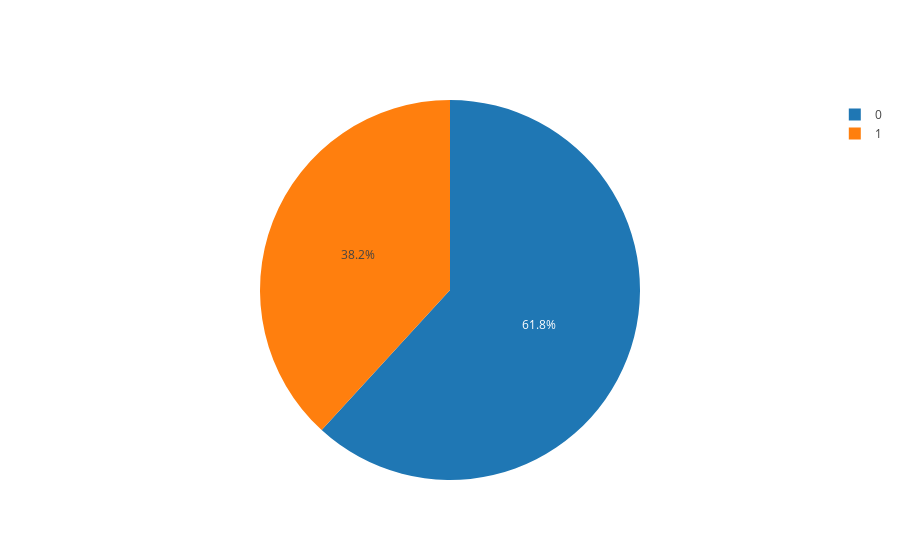

Notebook cell for this chart:
### Code cell
trace = go.Pie(labels=df3.index, values=df3['name'])

iplot([trace])

### Figure 1 — Plotly figure (JSON) as saved in the notebook; plotly's stock layout.template omitted (floating-point values rounded to 4 significant figures)
{"data": [{"labels": [0, 1], "type": "pie", "uid": "06904da3-b16d-4033-820f-11f32065a8bb", "values": [809, 500]}], "layout": {}}
